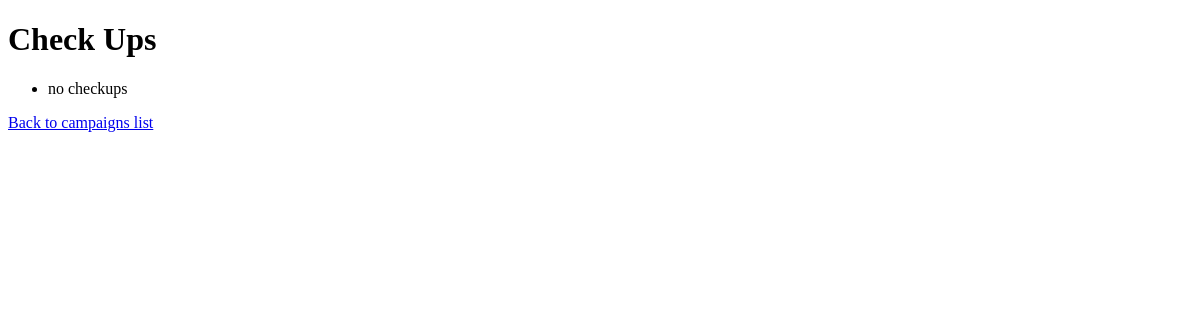
/campaigns/cu_index, run on an earlier commit of the app's database.
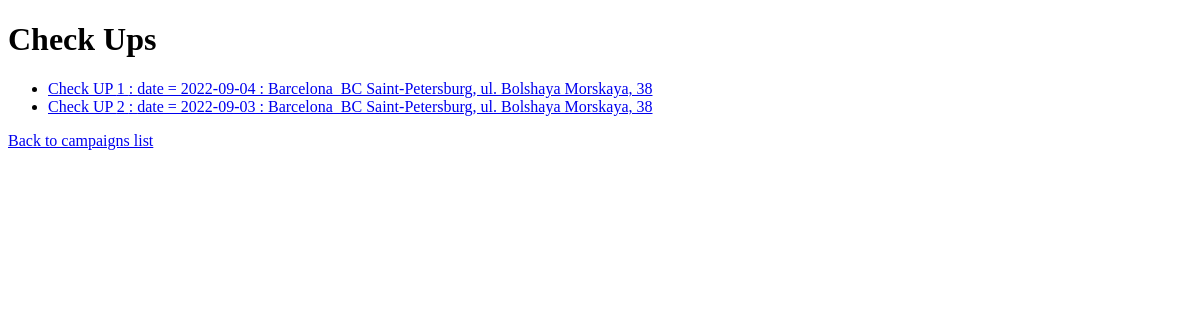
And on a later commit of the database.
### campaigns/models.py (models this page shows, shortened)
class Checkup(models.Model):
	campaign = models.ForeignKey(Campaign, on_delete = models.CASCADE, related_name = 'departures')
	house = models.ForeignKey(House, on_delete = models.CASCADE, related_name = 'arrivals')
	check_date = models.DateField()
	def __str__(self):
		house = f'{self.house.city}, {self.house.street_type}. {self.house.street_name}, {self.house.house_number}'
		return f'\ndate = {self.check_date} : {self.campaign.title} {house}'

class House(models.Model):
	city = models.CharField(max_length = 64)
	street_type = models.CharField(max_length = 5)
	street_name = models.CharField(max_length = 64)
	house_number = models.IntegerField()
	qnt_apts = models.IntegerField()
	qnt_strs = models.IntegerField()
	campaigns = models.ManyToManyField(Campaign, blank=True, related_name = 'c_objects')

class Campaign(models.Model):
	title = models.CharField(max_length = 64)
	status = models.CharField(max_length = 1)
	supervisor = models.ForeignKey(Supervisor, on_delete = models.CASCADE, related_name = 'controled_by')
	creator = models.ForeignKey(User, on_delete = models.CASCADE, related_name = 'created_by', default = 1)

### campaigns/views.py (the view)
# urls.py: path('cu_index', views.cu_index, name = 'cu_index'),
def cu_index(request):
	return render(request, 'campaigns/cu_index.html', {
		'checkups' : Checkup.objects.all(),
		})

### campaigns/templates/campaigns/cu_index.html (shortened to what this page needs)
{% extends 'campaigns/layout.html' %}
{% block body %}
	<h1>Check Ups</h1>
	<ul>
		{% for checkup in checkups %}
		<li>
		 	<a href="{% url 'campaigns:checkup' checkup.id %}">
				Check UP {{checkup.id}} : {{checkup}}
			</a>
		</li>
		{% empty %}
			<li> no checkups</li>
		{% endfor %}
	</ul>
	<a href = "{% url 'campaigns:index' %}"> Back to campaigns list </a>
{% endblock %}

What changed in the data, as far as the page shows it:
added Checkup: id "1", house+check_date+campaign "date = 2022-09-04 : Barcelona_BC Saint-Petersburg, ul. Bolshaya Morskaya, 38"
added Checkup: id "2", house+check_date+campaign "date = 2022-09-03 : Barcelona_BC Saint-Petersburg, ul. Bolshaya Morskaya, 38"
Also different on the page:
text no longer shown: "no checkups"
